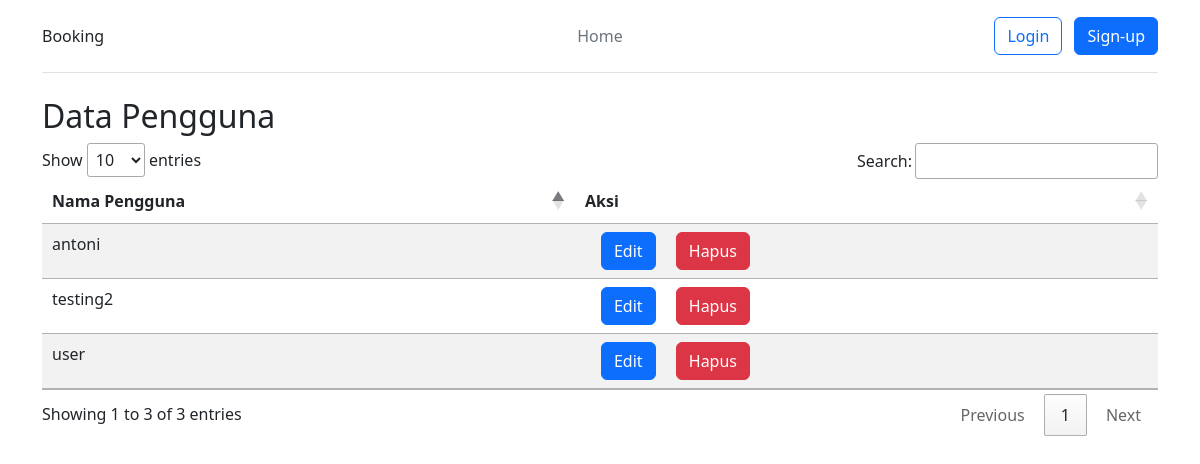
The page /admin/users/view.php on the database its author committed.
### tables this page shows
CREATE TABLE `users` (
  `id` int(11) NOT NULL,
  `username` varchar(255) NOT NULL,
  `email` varchar(255) NOT NULL,
  `password` varchar(255) NOT NULL,
  `role` varchar(50) NOT NULL,
  `name` varchar(255) NOT NULL,
  `photo` varchar(255) NOT NULL DEFAULT 'default.svg'
);

### admin/users/view.php (the view, shortened to what this page needs)
<?php
require('../../config.php');
$sql = "SELECT * FROM users where NOT role='admin'";
$result = $conn->query($sql);
?>
<!DOCTYPE html>
<html>
<head>
    <?php require('../../components/head.php') ?>
    <?php require('../../components/nav-admin.php') ?>
    <link rel="stylesheet" type="text/css" href="https://cdn.datatables.net/1.10.25/css/jquery.dataTables.min.css">
</head>
<body>
    <div class="container">
        <h2>Data Pengguna</h2>
        <table id="fileTable" class="table table-resposive table-striped">
            <thead>
                <tr>
                    <th>Nama Pengguna</th>
                    <th>Aksi</th>
                </tr>
            </thead>
            <tbody>
                <?php foreach($result as $row) :?>
                    <tr>
                        <td><?= $row['username'] ?></td>
                        <td>
                            <div class="">
                                <a href="./edit.php?id=<?=$row['id']?>" class="btn btn-primary ms-3">Edit</a>
                                <a href="./hapus.php?id=<?=$row['id']?>" class="btn btn-danger ms-3">Hapus</a>
                            </div>
                        </td>
                    </tr>
                <?php endforeach ?>
            </tbody>
        </table>
    </div>
</body>
</html>

### rows shown on the page
users: username "testing2"
users: username "user"
users: username "antoni"
